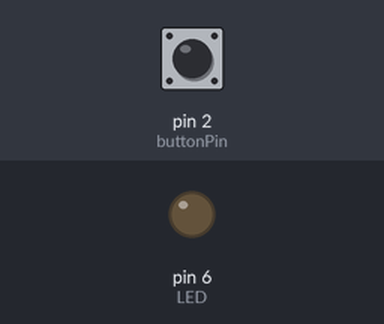
Bench run of a sketch on a simulated Arduino Uno, built with avr-gcc and run on an emulated ATmega328P. Shown: output pins drawn as LEDs (lit = HIGH). The inputs (shaded band) are chosen by the test bench; at power-on: pin 2 (buttonPin) LOW.

Above: at 1.2 s.
1.3 s: pin 2 (buttonPin) pulled HIGH for 0.15 s
At 1.37 s:
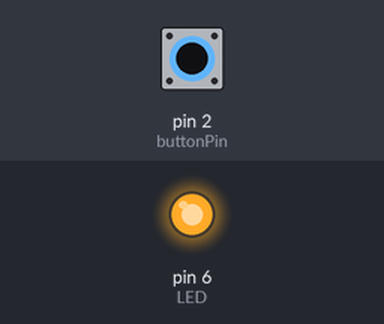
2.9 s: pin 2 (buttonPin) pulled HIGH for 3.2 s
At 7.0 s:
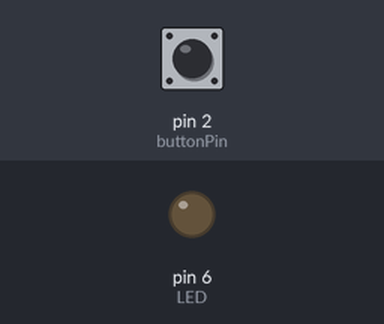
Timing chart, 0 to 8.5 s (numbered marks = the images above; inputs shaded):
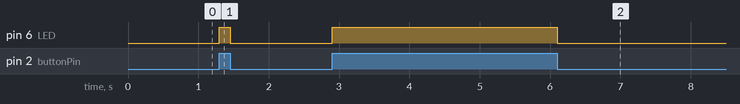

The sketch:

pushbutton.ino.ino
```cpp
const int buttonPin=2;
//const int ledPin=13;
int buttonState=0;
int LED=6;

void setup() {
  // put your setup code here, to run once:
  //pinMode(ledPin,OUTPUT);
  pinMode(buttonPin,INPUT);
  pinMode(LED,OUTPUT);
}

void loop() {
  // put your main code here, to run repeatedly:
  buttonState=digitalRead(buttonPin);

  if(buttonState==HIGH)
  {
    //digitalWrite(ledPin,HIGH);
    digitalWrite(LED,HIGH);
  }

  else
  {
    //digitalWrite(ledPin,LOW);
    digitalWrite(LED,LOW);

    }
  }
```

Measured:
- after the input at 1.3 s, pin 6 (LED): LOW → HIGH at once, → LOW 0.15 s later
- after the input at 2.9 s, pin 6 (LED): LOW → HIGH at once, → LOW 3.2 s later
